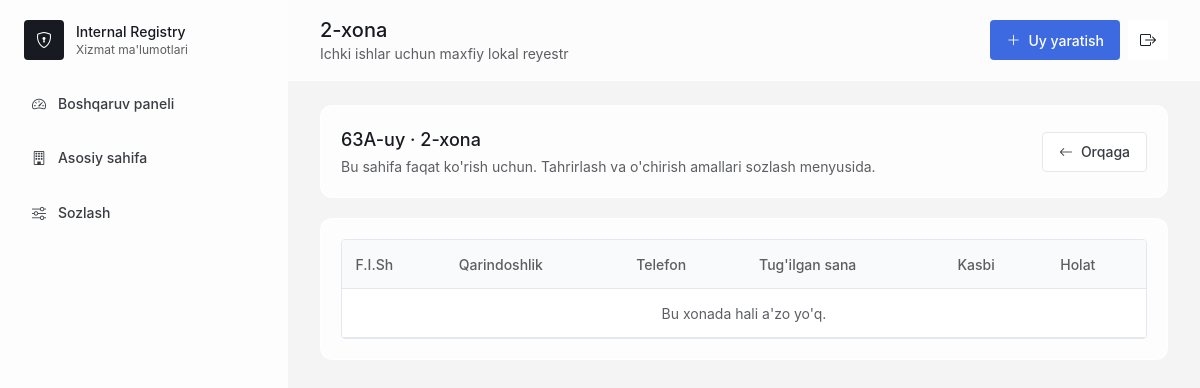
The page /rooms/112/residents/ (signed in) on the database as committed earlier.
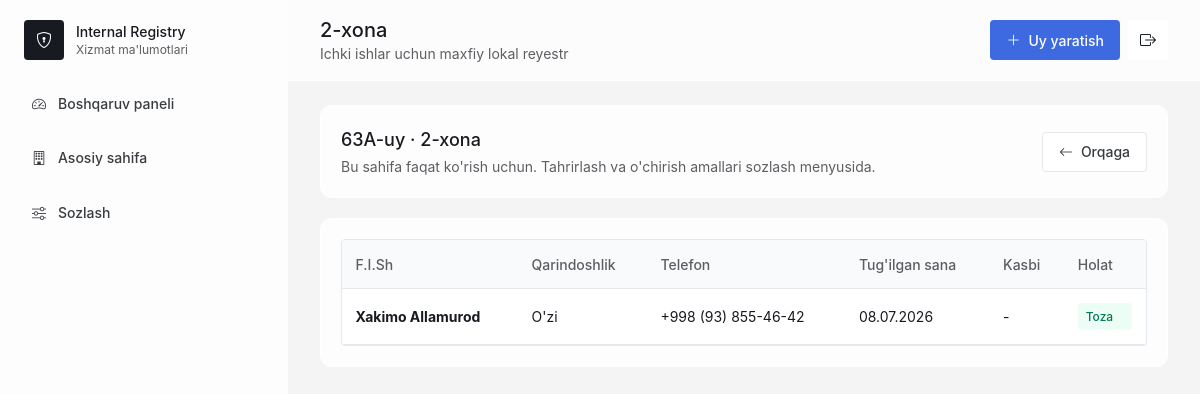
The same page on the database as committed later.
### registry/models.py (models this page shows, shortened)
class Resident(models.Model):
    LIVING_STATUS_CHOICES = [
        ("owner", "Uy egasi"),
        ("tenant", "Ijarada yashovchi"),
        ("member", "A'zo"),
    ]
    RELATIONSHIP_CHOICES = [
        ("self", "O'zi"),
        ("son", "O'g'il"),
        ("daughter", "Qiz"),
        ("mother", "Ona"),
        ("brother", "Akasi"),
        ("sister", "Opasi"),
        ("friend", "Do'sti"),
        ("other", "Boshqa"),
    ]
    GENDER_CHOICES = [("male", "Erkak"), ("female", "Ayol"), ("other", "Boshqa")]
    room = models.ForeignKey(Room, related_name="residents", on_delete=models.CASCADE)
    photo = models.FileField(upload_to="residents/", blank=True, null=True)
    living_status = models.CharField(max_length=20, choices=LIVING_STATUS_CHOICES, default="owner")
    has_rental_contract = models.BooleanField(default=False)
    rental_contract_file = models.FileField(upload_to="resident_documents/", blank=True, null=True)
    has_temporary_registration = models.BooleanField(default=False)
    temporary_registration_file = models.FileField(upload_to="resident_documents/", blank=True, null=True)
    relationship = models.CharField(max_length=30, choices=RELATIONSHIP_CHOICES, default="other")
    fullname = models.CharField(max_length=180)
    phone = models.CharField(max_length=40, blank=True)
    passport = models.CharField(max_length=40, blank=True)
    pinfl = models.CharField(max_length=20, blank=True)
    birth_date = models.DateField(blank=True, null=True)
    gender = models.CharField(max_length=20, choices=GENDER_CHOICES, blank=True)
    is_working = models.BooleanField(default=False)
    occupation = models.CharField(max_length=120, blank=True)
    workplace = models.CharField(max_length=180, blank=True)
    is_studying = models.BooleanField(default=False)
    education = models.CharField(max_length=120, blank=True)
    has_violation = models.BooleanField(default=False)
    violation_description = models.TextField(blank=True)
    violation_date = models.DateField(blank=True, null=True)
    officer_name = models.CharField(max_length=150, blank=True)
    notes = models.TextField(blank=True)
    long_abroad = models.BooleanField(default=False)
    abroad_country = models.CharField(max_length=120, blank=True)
    abroad_year = models.PositiveIntegerField(blank=True, null=True)
    abroad_duration = models.CharField(max_length=120, blank=True)
    abroad_reason = models.TextField(blank=True)
    previously_convicted = models.BooleanField(default=False)
    conviction_year = models.PositiveIntegerField(blank=True, null=True)
    conviction_article = models.CharField(max_length=80, blank=True)
    conviction_part = models.CharField(max_length=80, blank=True)
    conviction_note = models.TextField(blank=True)
    penal_institution = models.BooleanField(default=False)
    penal_institution_location = models.CharField(max_length=180, blank=True)
    penal_institution_note = models.TextField(blank=True)
    probation = models.BooleanField(default=False)
    probation_start_year = models.PositiveIntegerField(blank=True, null=True)
    probation_end_year = models.PositiveIntegerField(blank=True, null=True)
    probation_article = models.CharField(max_length=80, blank=True)
    probation_part = models.CharField(max_length=80, blank=True)
    probation_note = models.TextField(blank=True)
    administrative_supervision = models.BooleanField(default=False)
    administrative_supervision_start_year = models.PositiveIntegerField(blank=True, null=True)
    administrative_supervision_end_year = models.PositiveIntegerField(blank=True, null=True)
    preventive_register = models.BooleanField(default=False)
    preventive_register_start_year = models.PositiveIntegerField(blank=True, null=True)
    preventive_register_end_year = models.PositiveIntegerField(blank=True, null=True)
    preventive_register_date = models.DateField(blank=True, null=True)
    preventive_register_article = models.CharField(max_length=180, blank=True)
    preventive_register_part = models.CharField(max_length=80, blank=True)
    preventive_register_note = models.TextField(blank=True)
    deo_register = models.BooleanField(default=False)
    deo_start_year = models.PositiveIntegerField(blank=True, null=True)
    deo_end_year = models.PositiveIntegerField(blank=True, null=True)
    deo_article = models.CharField(max_length=80, blank=True)
    deo_part = models.CharField(max_length=80, blank=True)
    deo_note = models.TextField(blank=True)
    alcohol_addiction = models.BooleanField(default=False)
    alcohol_addiction_note = models.TextField(blank=True)
    troubled_family = models.BooleanField(default=False)
    troubled_family_note = models.TextField(blank=True)
    mental_health_register = models.BooleanField(default=False)
    disability_register = models.BooleanField(default=False)
    hunting_weapon = models.BooleanField(default=False)
    weapon_count = models.PositiveIntegerField(blank=True, null=True)
    weapon_model = models.CharField(max_length=180, blank=True)
    drug_addiction_register = models.BooleanField(default=False)
    drug_addiction_since = models.CharField(max_length=120, blank=True)
    needs_social_assistance = models.BooleanField(default=False)
    social_assistance_note = models.TextField(blank=True)
    security_panel_connected = models.BooleanField(default=False)
    has_complaints = models.BooleanField(default=False)
    complaint_count = models.PositiveIntegerField(blank=True, null=True)
    complaint_notes = models.JSONField(default=list, blank=True)
    social_conclusion = models.BooleanField(default=False)
    social_conclusion_file = models.FileField(upload_to="resident_documents/", blank=True, null=True)
    social_conclusion_note = models.TextField(blank=True)
    joint_conclusion = models.BooleanField(default=False)
    joint_conclusion_file = models.FileField(upload_to="resident_documents/", blank=True, null=True)
    joint_conclusion_note = models.TextField(blank=True)
    created_at = models.DateTimeField(auto_now_add=True)
    class Meta:
        ordering = ["fullname"]

### registry/views.py (the view)
# urls.py: path("rooms/<int:pk>/residents/", login_required(views.room_residents_view), name="room_residents_view"),
def room_residents_view(request, pk):
    room = get_object_or_404(Room.objects.select_related("house"), pk=pk)
    return render(
        request,
        "registry/room_residents_view.html",
        {"page_title": f"{room.room_number}-xona", "room": room, "residents": room.residents.all()},
    )

### registry/templates/registry/room_residents_view.html
{% extends "registry/base.html" %}
{% block content %}
<section class="panel mb-5">
    <div class="flex flex-col justify-between gap-4 md:flex-row md:items-center">
        <div>
            <h2>{{ room.house.house_number }}-uy · {{ room.room_number }}-xona</h2>
            <p class="mt-1 text-sm text-[#5C5E62]">Bu sahifa faqat ko'rish uchun. Tahrirlash va o'chirish amallari sozlash menyusida.</p>
        </div>
        <a class="btn-secondary" href="{% url 'registry:house_detail' room.house.pk %}"><i class="bi bi-arrow-left"></i> Orqaga</a>
    </div>
</section>
<section class="panel">
    <div class="overflow-x-auto rounded border border-slate-200 bg-white">
        <table class="member-table">
            <thead>
                <tr>
                    <th>F.I.Sh</th>
                    <th>Qarindoshlik</th>
                    <th>Telefon</th>
                    <th>Tug'ilgan sana</th>
                    <th>Kasbi</th>
                    <th>Holat</th>
                </tr>
            </thead>
            <tbody>
                {% for resident in residents %}
                <tr>
                    <td><strong>{{ resident.fullname }}</strong></td>
                    <td>{{ resident.get_relationship_display }}</td>
                    <td>{{ resident.phone|default:"-" }}</td>
                    <td>{{ resident.birth_date|date:"d.m.Y"|default:"-" }}</td>
                    <td>{{ resident.occupation|default:"-" }}</td>
                    <td>{% if resident.has_violation %}<span class="table-badge danger">Huquqbuzarlik bor</span>{% else %}<span class="table-badge good">Toza</span>{% endif %}</td>
                </tr>
                {% empty %}
                <tr><td colspan="6" class="text-center text-[#5C5E62]">Bu xonada hali a'zo yo'q.</td></tr>
                {% endfor %}
            </tbody>
        </table>
    </div>
</section>
{% endblock %}

Rows that differ between the two databases and show on the page:
added Resident: fullname "Xakimo Allamurod", relationship "O'zi", phone "+998 (93) 855-46-42", birth_date "08.07.2026", occupation "-", has_violation "Toza"
Other text that changed with them:
text no longer shown: "Bu xonada hali a'zo yo'q."
